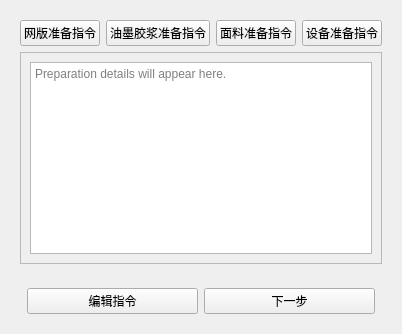
<?xml version="1.0" encoding="UTF-8"?>
<ui version="4.0">
 <class>ProcessPlanningWidget</class>
 <widget class="QWidget" name="ProcessPlanningWidget">
  <layout class="QVBoxLayout" name="processMainLayout">
   <!-- Top area: preparation instructions (left) and device instructions (right) -->
   <item stretch="10">
    <layout class="QHBoxLayout" name="topRowLayout">
     <!-- Preparation instructions panel (left, 1:1) -->
     <item stretch="1">
      <widget class="QWidget" name="preparationPanel">
       <property name="sizePolicy">
        <sizepolicy hsizetype="Expanding" vsizetype="Expanding">
         <horstretch>1</horstretch><verstretch>1</verstretch>
        </sizepolicy>
       </property>
       <layout class="QVBoxLayout" name="preparationVerticalLayout">
        <!-- Top: buttons row (stretch 1) -->
        <item stretch="1">
         <layout class="QHBoxLayout" name="prepButtonsLayout">
          <item>
           <widget class="QPushButton" name="btnMeshPreparation">
            <property name="text"><string>网版准备指令</string></property>
           </widget>
          </item>
          <item>
           <widget class="QPushButton" name="btnInkPreparation">
            <property name="text"><string>油墨胶浆准备指令</string></property>
           </widget>
          </item>
          <item>
           <widget class="QPushButton" name="btnFabricPreparation">
            <property name="text"><string>面料准备指令</string></property>
           </widget>
          </item>
          <item>
           <widget class="QPushButton" name="btnEquipmentPreparation">
            <property name="text"><string>设备准备指令</string></property>
           </widget>
          </item>
         </layout>
        </item>
        <!-- Bottom: information area (stretch 5) -->
        <item stretch="5">
         <widget class="QScrollArea" name="prepInfoScroll">
          <property name="widgetResizable"><bool>true</bool></property>
          <widget class="QWidget" name="prepInfoContainer">
           <layout class="QVBoxLayout" name="prepInfoLayout">
            <item>
             <widget class="QTextEdit" name="prepInfoText">
              <property name="readOnly"><bool>true</bool></property>
              <property name="placeholderText"><string>Preparation details will appear here.</string></property>
             </widget>
            </item>
           </layout>
          </widget>
         </widget>
        </item>
       </layout>
      </widget>
     </item>  <!-- 左侧 preparationPanel 结束 -->

    </layout> <!-- 这里补：关闭 topRowLayout -->
   </item>    <!-- 这里补：关闭上方整行 item (stretch="10") -->

   <!-- Bottom control bar (stretch 1) -->
   <item stretch="1">
    <widget class="QWidget" name="controlBar_process">
     <property name="sizePolicy">
      <sizepolicy hsizetype="Expanding" vsizetype="Fixed">
       <horstretch>0</horstretch><verstretch>0</verstretch>
      </sizepolicy>
     </property>
     <property name="maximumSize">
      <size>
       <width>16777215</width>
       <height>80</height>
      </size>
     </property>
     <layout class="QHBoxLayout" name="controlLayout_process">
      <item>
       <spacer name="controlLeftSpacer">
        <property name="orientation"><enum>Qt::Horizontal</enum></property>
        <property name="sizeType"><enum>QSizePolicy::Expanding</enum></property>
       </spacer>
      </item>
      <item>
       <widget class="QPushButton" name="btnEditPlan">
        <property name="text"><string>编辑指令</string></property>
       </widget>
      </item>
      <item>
       <widget class="QPushButton" name="btnStartMonitoring">
        <property name="text"><string>下一步</string></property>
       </widget>
      </item>
      <item>
       <spacer name="controlRightSpacer">
        <property name="orientation"><enum>Qt::Horizontal</enum></property>
        <property name="sizeType"><enum>QSizePolicy::Expanding</enum></property>
       </spacer>
      </item>
     </layout>
    </widget>
   </item>
  </layout>
 </widget>
 <resources/>
 <connections/>
</ui>
